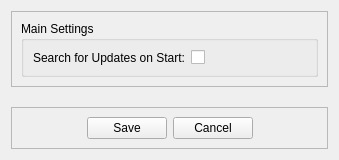
<?xml version="1.0" encoding="UTF-8"?>
<ui version="4.0">
 <class>FrmMainSettings</class>
 <widget class="QWidget" name="FrmMainSettings">
  <property name="geometry">
   <rect>
    <x>0</x>
    <y>0</y>
    <width>339</width>
    <height>160</height>
   </rect>
  </property>
  <property name="windowTitle">
   <string>Main Settings</string>
  </property>
  <layout class="QVBoxLayout" name="verticalLayout">
   <item>
    <widget class="QFrame" name="frame">
     <property name="frameShape">
      <enum>QFrame::StyledPanel</enum>
     </property>
     <property name="frameShadow">
      <enum>QFrame::Raised</enum>
     </property>
     <layout class="QHBoxLayout" name="horizontalLayout">
      <item>
       <widget class="QGroupBox" name="groupBox">
        <property name="title">
         <string>Main Settings</string>
        </property>
        <layout class="QFormLayout" name="formLayout">
         <item row="0" column="0">
          <widget class="QLabel" name="label">
           <property name="text">
            <string>Search for Updates on Start:</string>
           </property>
          </widget>
         </item>
         <item row="0" column="1">
          <widget class="QCheckBox" name="cbxSearchForUpdatesOnStart">
           <property name="text">
            <string/>
           </property>
          </widget>
         </item>
        </layout>
       </widget>
      </item>
     </layout>
    </widget>
   </item>
   <item>
    <spacer name="verticalSpacer">
     <property name="orientation">
      <enum>Qt::Vertical</enum>
     </property>
     <property name="sizeHint" stdset="0">
      <size>
       <width>20</width>
       <height>40</height>
      </size>
     </property>
    </spacer>
   </item>
   <item>
    <widget class="QFrame" name="frameButtons">
     <property name="frameShape">
      <enum>QFrame::StyledPanel</enum>
     </property>
     <property name="frameShadow">
      <enum>QFrame::Raised</enum>
     </property>
     <layout class="QHBoxLayout" name="horizontalLayout_2">
      <item>
       <spacer name="horizontalSpacer">
        <property name="orientation">
         <enum>Qt::Horizontal</enum>
        </property>
        <property name="sizeHint" stdset="0">
         <size>
          <width>40</width>
          <height>20</height>
         </size>
        </property>
       </spacer>
      </item>
      <item>
       <widget class="QPushButton" name="btnSave">
        <property name="text">
         <string>Save</string>
        </property>
       </widget>
      </item>
      <item>
       <widget class="QPushButton" name="btnCancel">
        <property name="text">
         <string>Cancel</string>
        </property>
       </widget>
      </item>
      <item>
       <spacer name="horizontalSpacer_2">
        <property name="orientation">
         <enum>Qt::Horizontal</enum>
        </property>
        <property name="sizeHint" stdset="0">
         <size>
          <width>40</width>
          <height>20</height>
         </size>
        </property>
       </spacer>
      </item>
     </layout>
    </widget>
   </item>
  </layout>
 </widget>
 <resources/>
 <connections/>
</ui>
